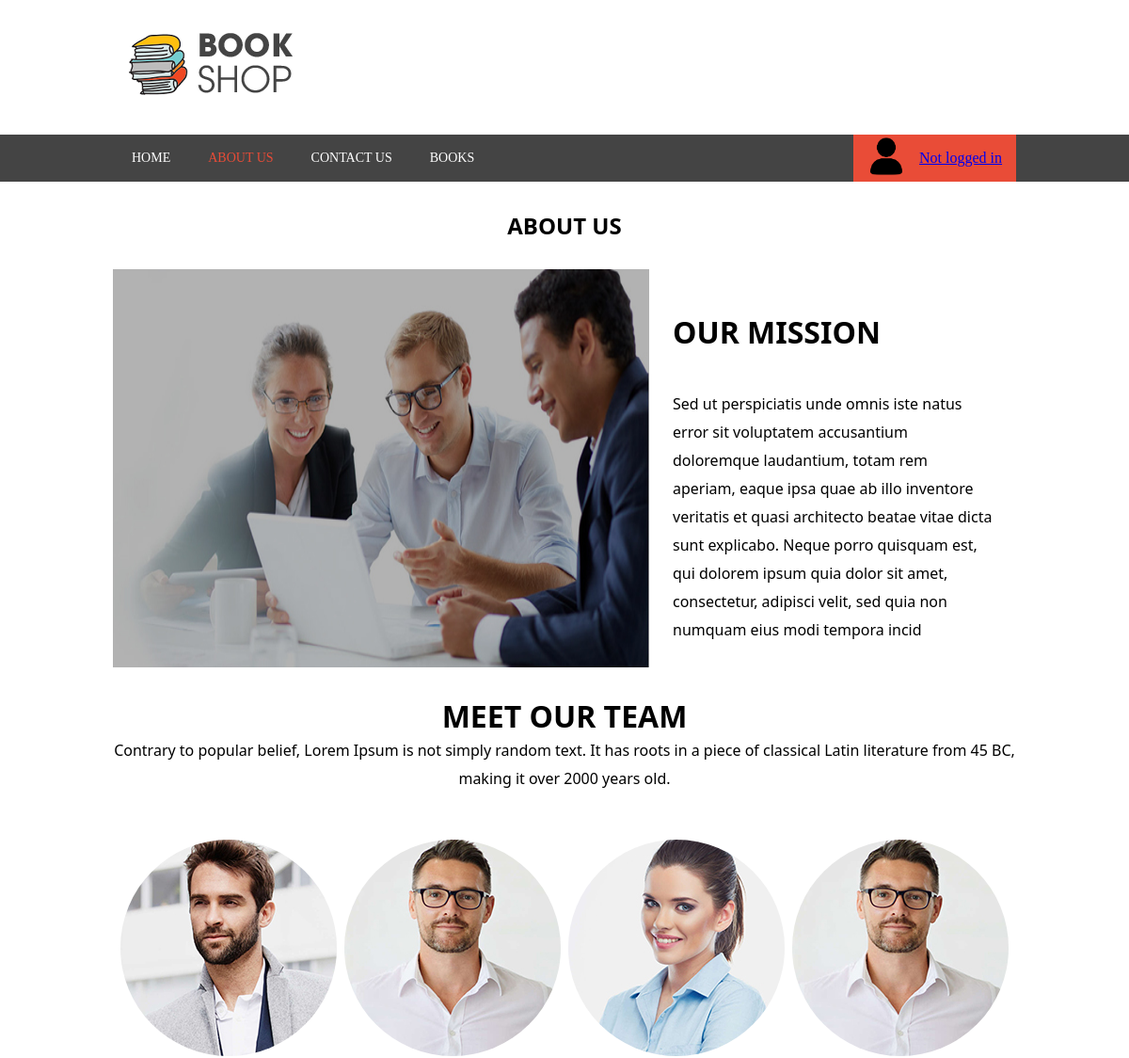
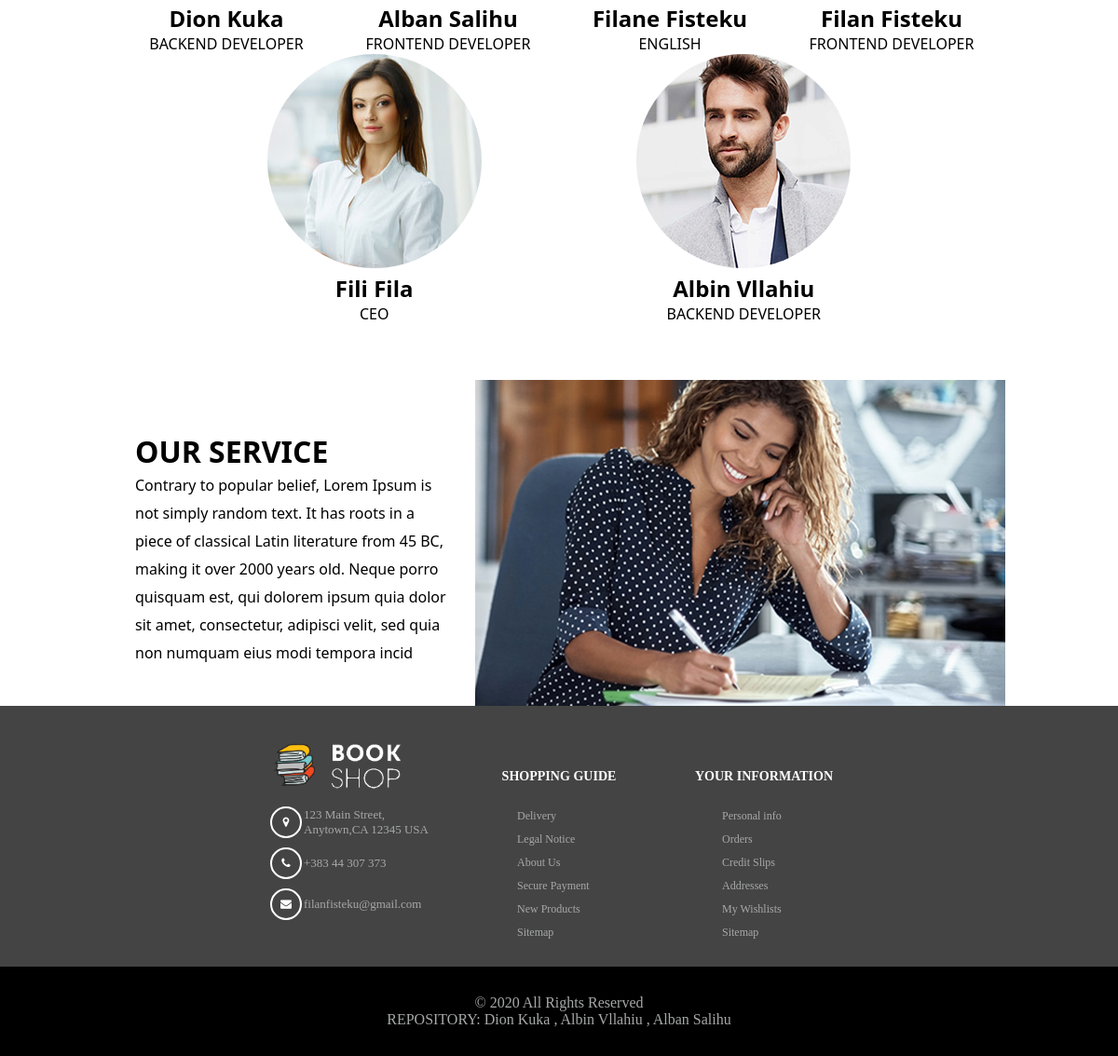
The app's page /View/about.php with its own data (2 pictures, top to bottom).
### tables this page shows
CREATE TABLE `about` (
  `id` int(11) NOT NULL,
  `emri` varchar(100) NOT NULL,
  `mbiemri` varchar(100) NOT NULL,
  `profesioni` varchar(200) NOT NULL,
  `foto` varchar(200) NOT NULL
);

### View/about.php (the view, shortened to what this page needs)
<!DOCTYPE html>
<html>
<head>
    <link rel="stylesheet" href="css/about.css">
    <link rel="stylesheet" href="https://cdnjs.cloudflare.com/ajax/libs/font-awesome/4.7.0/css/font-awesome.min.css">
</head>
<body>
    <div class="upper" id="upp">
        <div id="up">
            <div class="logo">
                <img src="Images/bookshop2.png" alt="">
            </div>
        </div>
        <div class="header-size">
            <div class="header">
                <div class="header-list">
                    <ul>
                        <a href="home.php"><li>HOME</li></a>
                        <a href="about.php"><li>ABOUT US</li></a>
                        <a href="contact.php"><li>CONTACT US</li></a>
                        <a href="AllBooks.php"><li>BOOKS</li></a>
                    </ul>
                </div>
                <div class="header-phone-div">
                    <div class="header-phone-div-content">
                        <div>
                        <img src="Images/profile.png" style="width:40px; height:40px;" alt="">
                        </div>
                        <div class="number">
                            <?php
                                if(isset($_SESSION['login'])){
                                    echo $_SESSION['name']." ".$_SESSION['surname'];
                            ?>
                                <div>
                                    <div class="dropdown-content">
                                        <a href="changepassword.php">Account Managment</a>
                                        <a href="../Controller/logout.php">Log out</a>
                                    </div>
                                </div>
                            <?php
                                }else{
                                    echo "<a href=\"index.php\">Not logged in</a>";
                                }
                            ?>
                        </div>
                    </div>
                    </div>
                </div>
            </div>
        </div>
    <div class="main">
        <h2 style="text-align: center; margin-bottom:30px;">ABOUT US</h2>
        <div class="ourmission">
            <img src="Images/funnylaptop.jpg" />
            <div class="ourmissiontext">
                <h1>OUR MISSION</h1>
                <p>Sed ut perspiciatis unde omnis iste natus error sit voluptatem accusantium doloremque laudantium, totam rem aperiam, eaque ipsa quae ab illo inventore veritatis et quasi architecto beatae vitae dicta sunt explicabo.
                   Neque porro quisquam est, qui dolorem ipsum quia dolor sit amet, consectetur, adipisci velit, sed quia non numquam eius modi tempora incid
                </p>
            </div>
        </div>
        <div class="meetourteam">
            <h1 style="text-align: center;">MEET OUR TEAM</h1>
            <p style="text-align:center;">Contrary to popular belief, Lorem Ipsum is not simply random text. It has roots in a piece of classical Latin literature from 45 BC, making it over 2000 years old.</p>
        </div>
        <div class="people">
            <?php
                global $connection;
                $query = "SELECT * FROM about";
                $result = mysqli_query($connection, $query) or die(mysqli_error($connection));
                while($row = $result->fetch_array()){
                    ?>
                        <div class="guy1">
                            <img src="Images/<?php echo $row['foto']; ?>" />
                            <h2> <?php echo $row['emri']." ".$row['mbiemri']; ?> </h2>
                            <p> <?php echo $row['profesioni']; ?> </p>
                        </div>
                    <?php
                }
            ?>
        </div>
        <div class="ourservice">
            <div class="ourservicetext">
            <h1> OUR SERVICE</h1>
            <p>Contrary to popular belief, Lorem Ipsum is not simply random text. It has roots in a piece of classical Latin literature from 45 BC, making it over 2000 years old.
                Neque porro quisquam est, qui dolorem ipsum quia dolor sit amet, consectetur, adipisci velit, sed quia non numquam eius modi tempora incid
            </p>
            </div>
            <img src="Images/funnyphonecall.jpg" />
        </div>
    </div>
    <footer>
        <div class="footer-content">
            <p><img src="Images/footerLogo.png" alt=""></p>
            <div class="location">
                <div><i class="fa fa-map-marker"></i></div>
                <div>
                    123 Main Street, Anytown,CA 12345 USA
                </div>
            </div>
            <div class="location">
                <div><i class="fa fa-phone"></i></div>
                <div>
                    +383 44 307 373
                </div>
            </div>
            <div class="location">
                <div><i class="fa fa-envelope"></i></div>
                <div>
                    filanfisteku@gmail.com
                </div>
            </div>
        </div>
        <div class="footer-content">
            <h3>SHOPPING GUIDE</h3>
            <div class="list">
                <p>Delivery</p>
                <p>Legal Notice</p>
                <p>About Us</p>
                <p>Secure Payment</p>
                <p>New Products</p>
                <p>Sitemap</p>
            </div>
        </div>
        <div class="footer-content">
            <h3>YOUR INFORMATION</h3>
            <div class="list">
                <p>Personal info</p>
                <p>Orders</p>
                <p>Credit Slips</p>
                <p>Addresses</p>
                <p>My Wishlists</p>
                <p>Sitemap</p>
            </div>
        </div>
    </footer>
    <div class="copyright">
        &copy; 2020 All Rights Reserved <br>
        <a href="https://github.com/dionk6/Projekti.git" target="_blank">REPOSITORY: Dion Kuka , Albin Vllahiu , Alban Salihu</a>
    </div>
</body>
</html>

### View/css/about.css (style rules this page uses)
* { margin: 0; padding: 0; }
#up { width: 80%; margin: 0 auto; display: flex; flex-direction: row; justify-content: space-between; }
.logo { padding: 34px 15px; width: 25%; }
.header-size { background-color: #444444; height: 50px; width: 100%; }
.header { width: 80%; margin: 0 auto; height: 100%; display: flex; flex-direction: row; justify-content: space-between; }
.header-list { color: white; width: 60%; display: flex; flex-direction: column; justify-content: center; }
.header-list ul { list-style-type: none; display: flex; flex-direction: row; }
.header-list ul li { font-size: 14px; padding: 0 20px; }
.header-list ul a:nth-of-type(2) { color: #e94c37; }
.header-list ul a { color: white; text-decoration: none; }
.header-phone-div { width: 18%; background-color: #e94c37; display: flex; flex-direction: column; justify-content: center; }
.header-phone-div-content { display: flex; flex-direction: row; justify-content: space-evenly; }
.number { display: flex; flex-direction: column; justify-content: center; color: white; }
.upper { width: 100%; position: fixed; top: 0; height: auto; background-color: white; z-index: 3; }
.main { font-family: 'Segoe UI'; width: 80%; margin: 0 auto; }
.ourmission { display:flex; flex-direction: row; }
.ourmissiontext { margin: 40px 20px 20px 20px; padding: 5px; }
.ourmissiontext h1 { margin-bottom: 40px; }
.ourmissiontext p { line-height: 30px; }
.meetourteam { margin-top: 30px; }
.meetourteam p { line-height: 30px; }
.people { display: flex; text-align: center; flex-wrap: wrap; justify-content: space-evenly; margin-top: 50px; }
.people img { border-radius: 50%; }
.ourservice { display: flex; margin-top: 30px; padding-top: 30px; }
.ourservicetext { margin: 50px 20px 20px 20px; padding: 5px; }
.ourservicetext p { line-height: 30px; }
footer { width: 100%; height: auto; background-color: #444444; display: flex; flex-direction: row; justify-content: center; }
.footer-content { margin: 40px 20px; width: 15%; height: 200px; text-align: center; font-size: 12px; }
.footer-content p { padding-bottom: 10px; }
.footer-content img { width: 100%; }
.location { display: flex; flex-direction: row; justify-content: space-between; padding: 5px 0; color: #a7a8a8; }
.location div:nth-of-type(1) { width: 30px; height: 30px; border: 2px solid white; display: flex; flex-direction: column; justify-content: center; border-radius: 70px; color: white; }
.location div:nth-of-type(2) { width: 80%; display: flex; flex-direction: column; justify-content: center; text-align: left; font-size: 13px; }
.footer-content h3 { padding: 27px 0; color: white; }
.list { margin: 0 auto; width: 50%; color: #a7a8a8; text-align: left; }
.copyright { text-align: center; background-color: black; padding: 30px; color: #a7a8a8; }
.copyright a { color: #a7a8a8; text-decoration: none; }

### records on screen
about: foto (picture), emri "Dion", mbiemri "Kuka", profesioni "BACKEND DEVELOPER"
about: foto (picture), emri "Alban", mbiemri "Salihu", profesioni "FRONTEND DEVELOPER"
about: foto (picture), emri "Filane", mbiemri "Fisteku", profesioni "ENGLISH"
about: foto (picture), emri "Filan", mbiemri "Fisteku", profesioni "FRONTEND DEVELOPER"
about: foto (picture), emri "Fili", mbiemri "Fila", profesioni "CEO"
about: foto (picture), emri "Albin", mbiemri "Vllahiu", profesioni "BACKEND DEVELOPER"
